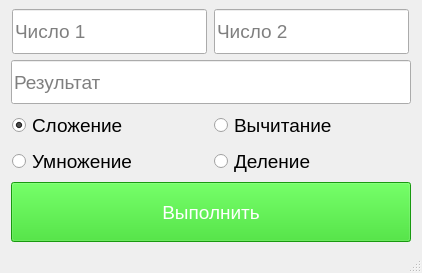
<?xml version="1.0" encoding="UTF-8"?>
<ui version="4.0">
 <class>MainWindow</class>
 <widget class="QMainWindow" name="MainWindow">
  <property name="geometry">
   <rect>
    <x>0</x>
    <y>0</y>
    <width>422</width>
    <height>273</height>
   </rect>
  </property>
  <property name="maximumSize">
   <size>
    <width>430</width>
    <height>300</height>
   </size>
  </property>
  <property name="windowTitle">
   <string>MainWindow</string>
  </property>
  <widget class="QWidget" name="centralwidget">
   <layout class="QGridLayout" name="gridLayout_2">
    <item row="0" column="0">
     <layout class="QGridLayout" name="gridLayout">
      <item row="0" column="0">
       <layout class="QVBoxLayout" name="verticalLayout_2">
        <item>
         <layout class="QHBoxLayout" name="horizontalLayout">
          <item>
           <widget class="QLineEdit" name="lineEdit_num1">
            <property name="minimumSize">
             <size>
              <width>100</width>
              <height>40</height>
             </size>
            </property>
            <property name="maximumSize">
             <size>
              <width>195</width>
              <height>60</height>
             </size>
            </property>
            <property name="font">
             <font>
              <pointsize>14</pointsize>
             </font>
            </property>
            <property name="placeholderText">
             <string>Число 1</string>
            </property>
           </widget>
          </item>
          <item>
           <widget class="QLineEdit" name="lineEdit_num2">
            <property name="minimumSize">
             <size>
              <width>100</width>
              <height>40</height>
             </size>
            </property>
            <property name="maximumSize">
             <size>
              <width>195</width>
              <height>60</height>
             </size>
            </property>
            <property name="font">
             <font>
              <pointsize>14</pointsize>
             </font>
            </property>
            <property name="placeholderText">
             <string>Число 2</string>
            </property>
           </widget>
          </item>
         </layout>
        </item>
        <item>
         <widget class="QLineEdit" name="lineEdit_result">
          <property name="minimumSize">
           <size>
            <width>210</width>
            <height>40</height>
           </size>
          </property>
          <property name="maximumSize">
           <size>
            <width>400</width>
            <height>60</height>
           </size>
          </property>
          <property name="font">
           <font>
            <pointsize>14</pointsize>
           </font>
          </property>
          <property name="readOnly">
           <bool>true</bool>
          </property>
          <property name="placeholderText">
           <string>Результат</string>
          </property>
         </widget>
        </item>
       </layout>
      </item>
      <item row="1" column="0">
       <layout class="QVBoxLayout" name="verticalLayout">
        <item>
         <layout class="QGridLayout" name="gridLayout_4">
          <item row="0" column="0">
           <widget class="QRadioButton" name="radioButton_sum">
            <property name="minimumSize">
             <size>
              <width>120</width>
              <height>30</height>
             </size>
            </property>
            <property name="maximumSize">
             <size>
              <width>195</width>
              <height>30</height>
             </size>
            </property>
            <property name="font">
             <font>
              <pointsize>14</pointsize>
             </font>
            </property>
            <property name="text">
             <string>Сложение</string>
            </property>
            <property name="checked">
             <bool>true</bool>
            </property>
           </widget>
          </item>
          <item row="0" column="1">
           <widget class="QRadioButton" name="radioButton_diff">
            <property name="minimumSize">
             <size>
              <width>120</width>
              <height>30</height>
             </size>
            </property>
            <property name="maximumSize">
             <size>
              <width>195</width>
              <height>30</height>
             </size>
            </property>
            <property name="font">
             <font>
              <pointsize>14</pointsize>
             </font>
            </property>
            <property name="text">
             <string>Вычитание</string>
            </property>
            <property name="checkable">
             <bool>true</bool>
            </property>
           </widget>
          </item>
          <item row="1" column="0">
           <widget class="QRadioButton" name="radioButton_mult">
            <property name="minimumSize">
             <size>
              <width>120</width>
              <height>30</height>
             </size>
            </property>
            <property name="maximumSize">
             <size>
              <width>195</width>
              <height>30</height>
             </size>
            </property>
            <property name="font">
             <font>
              <pointsize>14</pointsize>
             </font>
            </property>
            <property name="text">
             <string>Умножение</string>
            </property>
           </widget>
          </item>
          <item row="1" column="1">
           <widget class="QRadioButton" name="radioButton_div">
            <property name="minimumSize">
             <size>
              <width>120</width>
              <height>30</height>
             </size>
            </property>
            <property name="maximumSize">
             <size>
              <width>195</width>
              <height>30</height>
             </size>
            </property>
            <property name="font">
             <font>
              <pointsize>14</pointsize>
             </font>
            </property>
            <property name="text">
             <string>Деление</string>
            </property>
           </widget>
          </item>
         </layout>
        </item>
       </layout>
      </item>
      <item row="2" column="0">
       <widget class="QPushButton" name="pushButton">
        <property name="minimumSize">
         <size>
          <width>200</width>
          <height>40</height>
         </size>
        </property>
        <property name="maximumSize">
         <size>
          <width>400</width>
          <height>60</height>
         </size>
        </property>
        <property name="font">
         <font>
          <pointsize>14</pointsize>
         </font>
        </property>
        <property name="styleSheet">
         <string notr="true">background-color: rgb(34, 214, 21);
color: #ffffff</string>
        </property>
        <property name="text">
         <string>Выполнить</string>
        </property>
       </widget>
      </item>
     </layout>
    </item>
   </layout>
  </widget>
  <widget class="QMenuBar" name="menubar">
   <property name="geometry">
    <rect>
     <x>0</x>
     <y>0</y>
     <width>422</width>
     <height>21</height>
    </rect>
   </property>
  </widget>
  <widget class="QStatusBar" name="statusbar"/>
 </widget>
 <resources/>
 <connections>
  <connection>
   <sender>pushButton</sender>
   <signal>clicked()</signal>
   <receiver>MainWindow</receiver>
   <slot>exec()</slot>
   <hints>
    <hint type="sourcelabel">
     <x>198</x>
     <y>226</y>
    </hint>
    <hint type="destinationlabel">
     <x>271</x>
     <y>249</y>
    </hint>
   </hints>
  </connection>
 </connections>
 <slots>
  <slot>exec()</slot>
 </slots>
</ui>
